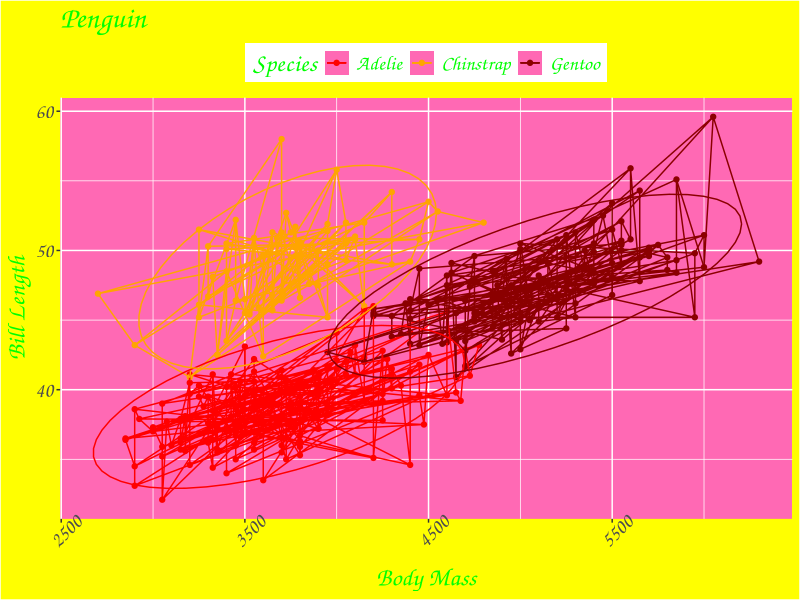
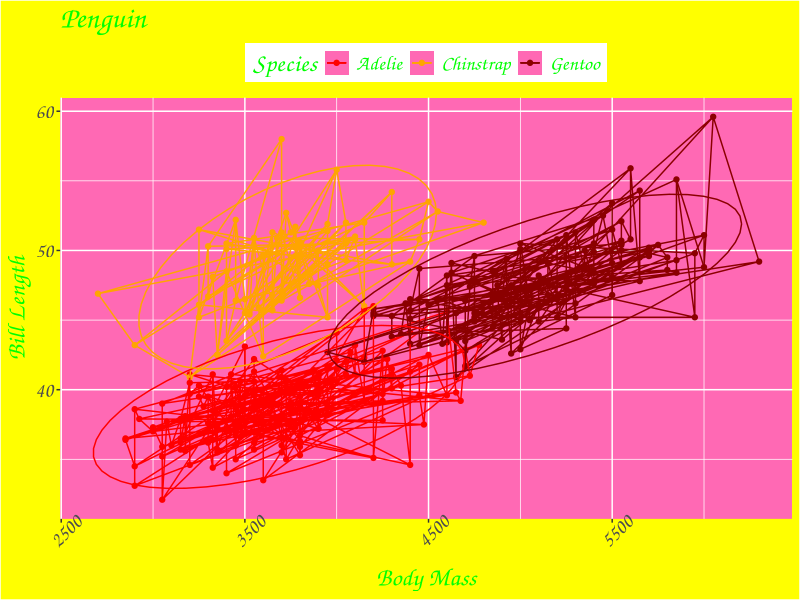

Reproduce these figures in R, in order.
library(tidyverse)
library(ggplot2)
library(palmerpenguins)


penguins %>%
  drop_na(sex) %>%
  ggplot(aes(x = body_mass_g,
             y = bill_length_mm,
             color = species)) +
  geom_point() +
  geom_path() +
  geom_line() +
  stat_ellipse() +
  labs( 
    title = "Penguin",
    x = "Body Mass",
    y = "Bill Length",
    color = "Species") +
  theme(
    plot.background  = element_rect(fill = "yellow"),
    panel.background = element_rect(fill = "hotpink"),
    text             = element_text(family = "Comic Sans MS", size = 18, color = "green"),
    axis.text.x      = element_text(angle = 45),
    legend.position  = "top"
  ) +
  scale_color_manual(values = c("red", "orange", "darkred")) 

ggsave("ugly_plot.png", width = 8, height = 6)
